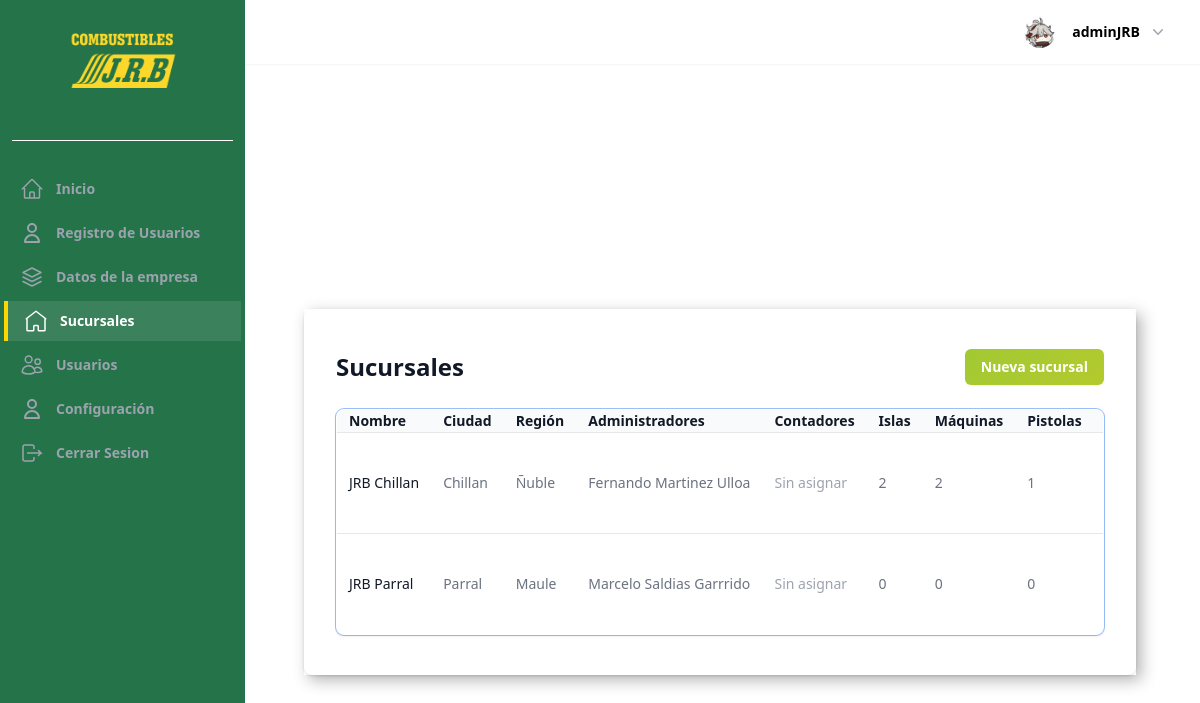
Page /sucursales/ (signed in) on the committed database.
### UsuarioApp/models.py (models this page shows, shortened)
class Profile(models.Model):
    last_activity = models.DateTimeField(null=True, blank=True)
    image = models.ImageField(upload_to=profile_picture_path, default="profile.webp")
    user_FK = models.OneToOneField(
        User, on_delete=models.CASCADE, related_name="profile",
    )
    position_FK = models.ForeignKey(
        Position, on_delete=models.SET_NULL, null=True, blank=True
    )
    company_rut = models.CharField(
        max_length=12,
        blank=True,
        null=True,
        validators=[
            RegexValidator(
                regex=r"^[0-9.]+-[0-9kK]{1}$",
                message="Ingrese un RUT válido en el formato 12.345.678-9",
            )
        ],
        verbose_name="RUT Empresa",
    )
    phone = models.CharField(max_length=20, blank=True, verbose_name="Teléfono")
    gender = models.CharField(
        max_length=1,
        choices=GENDER_CHOICES,
        null=True,
        blank=True,
        verbose_name="Sexo",
    )
    date_of_birth = models.DateField(
        null=True,
        blank=True,
        verbose_name="Fecha de nacimiento",
    )
    salario = models.DecimalField(
        max_digits=10, decimal_places=2, null=True, blank=True, verbose_name="Salario",
    )
    address = models.CharField(max_length=255, blank=True, verbose_name="Dirección")
    date_of_hire = models.DateField(null=True, blank=True, verbose_name="Fecha de contratación")
    is_partime = models.BooleanField(
        default=False,
        choices=[(True, "Tiempo completo"), (False, "Medio tiempo")],
        verbose_name="Tipo de jornada",
    )
    examen_medico = models.FileField(
        upload_to="documentos/examenes/",
        null=True,
        blank=True,
        verbose_name="Examen médico",
    )
    contrato = models.FileField(
        upload_to="documentos/contratos/",
        null=True,
        blank=True,
        verbose_name="Contrato",
    )
    current_branch = models.ForeignKey(
        Sucursal,
        on_delete=models.SET_NULL,
        null=True,
        blank=True,
        related_name="current_profiles",
        verbose_name="Sucursal actual",
    )
    def save(self, *args, **kwargs):
        update_last_activity = kwargs.pop("update_last_activity", False)
        if update_last_activity:
            self.last_activity = timezone.now()
            kwargs["update_fields"] = ["last_activity"]
        if self.pk:
            handle_old_image(Profile, self.pk, self.image)
        super(Profile, self).save(*args, **kwargs)
        if self.image and os.path.exists(self.image.path):
            resize_image(self.image.path, 300)
            crop_image(self.image.path, 300)
    def has_role(self, roles=None):
        if not self.position_FK:
            return False
        code = self.position_FK.permission_code
        if roles is None:
            return code != RESTRICTED_PERMISSION_CODE
        if isinstance(roles, str):
            roles = [roles]
        return code in roles
    def update_last_activity(self):
        self.save(update_last_activity=True)
    def _has_permission(self, code: str) -> bool:
        return bool(self.position_FK and self.position_FK.permission_code == code)
    def is_owner(self) -> bool:
        return self._has_permission("OWNER")
    class Meta:
        verbose_name = "Perfil"
        verbose_name_plural = "Perfiles"
        ordering = ["-id"]

### sucursalApp/models.py (models this page shows, shortened)
class Sucursal(models.Model):
    company = models.ForeignKey(
        "homeApp.Company",
        on_delete=models.CASCADE,
        related_name="branches",
        verbose_name="Empresa",
    )
    name = models.CharField("Nombre", max_length=255)
    address = models.CharField("Dirección", max_length=255)
    city = models.CharField("Ciudad", max_length=100)
    region = models.CharField("Región", max_length=100)
    phone = models.CharField("Teléfono", max_length=30, blank=True)
    email = models.EmailField("Correo electrónico", blank=True)
    islands = models.PositiveIntegerField("Islas", default=0)
    created_at = models.DateTimeField("Fecha de creación", auto_now_add=True)
    updated_at = models.DateTimeField("Fecha de actualización", auto_now=True)
    class Meta:
        verbose_name = "Sucursal"
        verbose_name_plural = "Sucursales"
        ordering = ("name",)
    @property
    def machines_count(self) -> int:
        islands = SucursalStaff._get_related_items(self, "branch_islands")
        return sum(
            SucursalStaff._count_items(
                SucursalStaff._get_related_items(island, "machines")
            )
            for island in islands
        )
    @property
    def nozzles_count(self) -> int:
        return sum(
            machine.nozzles.count()
            for island in self.branch_islands.all()
            for machine in island.machines.all()
        )
    def get_staff_for_role(self, role: str | Iterable[str]):
        if isinstance(role, str):
            roles: Sequence[str | None] = (role,)
        else:
            roles = tuple(role)
        assignments = [
            assignment
            for assignment in self.staff.all()
            if assignment.role in roles
        ]
        return [assignment.profile for assignment in assignments]
    @property
    def administrators(self):
        return self.get_staff_for_role("ADMINISTRATOR")
    @property
    def accountants(self):
        return self.get_staff_for_role("ACCOUNTANT")

class Island(models.Model):
    sucursal = models.ForeignKey(
        Sucursal,
        on_delete=models.CASCADE,
        related_name="branch_islands",
        verbose_name="Sucursal",
    )
    number = models.PositiveIntegerField("Número")
    description = models.CharField("Descripción", max_length=255, blank=True)
    created_at = models.DateTimeField("Fecha de creación", auto_now_add=True)
    updated_at = models.DateTimeField("Fecha de actualización", auto_now=True)
    class Meta:
        verbose_name = "Isla"
        verbose_name_plural = "Islas"
        ordering = ("number",)
        unique_together = ("sucursal", "number")

class Machine(models.Model):
    island = models.ForeignKey(
        Island,
        on_delete=models.CASCADE,
        related_name="machines",
        verbose_name="Isla",
    )
    number = models.PositiveIntegerField("Número")
    initial_numeral = models.DecimalField(
        "Numeral inicial", max_digits=12, decimal_places=2, default=0
    )
    final_numeral = models.DecimalField(
        "Numeral final", max_digits=12, decimal_places=2, default=0
    )
    fuel_type = models.CharField("Tipo de combustible", max_length=50, blank=True)
    description = models.CharField("Descripción", max_length=255, blank=True)
    created_at = models.DateTimeField("Fecha de creación", auto_now_add=True)
    updated_at = models.DateTimeField("Fecha de actualización", auto_now=True)
    class Meta:
        verbose_name = "Máquina"
        verbose_name_plural = "Máquinas"
        ordering = ("number",)
        unique_together = ("island", "number")

### sucursalApp/views.py (the view, shortened to what this page needs)
# urls.py: path("", views.SucursalListView.as_view(), name="sucursal_list"),
class SucursalListView(OwnerCompanyMixin, FormMixin, ListView):
    model = Sucursal
    template_name = "pages/sucursales/sucursal_list.html"
    context_object_name = "sucursales"
    form_class = SucursalForm
    success_url = reverse_lazy("sucursal_list")
    allowed_roles = ["OWNER", "ADMINISTRATOR"]
    def dispatch(self, request, *args, **kwargs):
        profile = getattr(request.user, "profile", None)
        return super().dispatch(request, *args, **kwargs)
    def get_queryset(self) -> QuerySet[Sucursal]:
        branch_ids = self.get_managed_branch_ids()
        if not branch_ids:
            return Sucursal.objects.none()
        return (
            Sucursal.objects.filter(pk__in=branch_ids)
            .select_related("company")
            .prefetch_related(
                Prefetch(
                    "branch_islands",
                    queryset=Island.objects.prefetch_related(
                        Prefetch(
                            "machines",
                            queryset=Machine.objects.prefetch_related("nozzles"),
                        )
                    ),
                ),
                Prefetch(
                    "fuel_inventories",
                    queryset=FuelInventory.objects.order_by("code"),
                ),
                Prefetch(
                    "products",
                    queryset=BranchProduct.objects.order_by("product_type", "arrival_date"),
                ),
                Prefetch(
                    "staff",
                    queryset=SucursalStaff.objects.select_related(
                        "profile__user_FK", "profile__position_FK"
                    ),
                ),
                Prefetch(
                    "shifts",
                    queryset=Shift.objects.select_related(
                        "manager__user_FK", "manager__position_FK"
                    ),
                ),
            )
        )

### templates/pages/sucursales/sucursal_list.html (shortened to what this page needs)
{% extends "components/Layout/base_pages.html" %}
{% block content_pages %}
  <div class="flex items-center justify-between mb-6">
    <h1 class="text-2xl font-semibold text-gray-900">Sucursales</h1>
    {% if request.user.profile.is_owner %}
      <a
        href="{% url 'sucursal_create' %}"
        class="inline-flex items-center rounded-md bg-gradient-to-br px-4 py-2 text-sm font-semibold text-white shadow-sm hover:bg-blue-500 focus-visible:outline focus-visible:outline-2 focus-visible:outline-offset-2 focus-visible:outline-blue-600"
      >
        Nueva sucursal
      </a>
    {% endif %}
  </div>
  {% if sucursales %}
    <div class="overflow-hidden rounded-lg shadow ring-1 ring-black ring-opacity-5">
      <table class="min-w-full divide-y divide-gray-300">
        <thead class="bg-gray-50">
          <tr>
            <th scope="col" class="px-3 py-3.5 text-left text-sm font-semibold text-gray-900">Nombre</th>
            <th scope="col" class="px-3 py-3.5 text-left text-sm font-semibold text-gray-900">Ciudad</th>
            <th scope="col" class="px-3 py-3.5 text-left text-sm font-semibold text-gray-900">Región</th>
            <th scope="col" class="px-3 py-3.5 text-left text-sm font-semibold text-gray-900">Administradores</th>
            <th scope="col" class="px-3 py-3.5 text-left text-sm font-semibold text-gray-900">Contadores</th>
            <th scope="col" class="px-3 py-3.5 text-left text-sm font-semibold text-gray-900">Islas</th>
            <th scope="col" class="px-3 py-3.5 text-left text-sm font-semibold text-gray-900">Máquinas</th>
            <th scope="col" class="px-3 py-3.5 text-left text-sm font-semibold text-gray-900">Pistolas</th>
            <th scope="col" class="relative py-3.5 pl-3 pr-4 sm:pr-6"><span class="sr-only">Editar</span></th>
          </tr>
        </thead>
        <tbody class="divide-y divide-gray-200 bg-white">
          {% for sucursal in sucursales %}
            <tr>
              <td class="whitespace-nowrap px-3 py-4 text-sm text-gray-900 font-medium">{{ sucursal.name }}</td>
              <td class="whitespace-nowrap px-3 py-4 text-sm text-gray-500">{{ sucursal.city }}</td>
              <td class="whitespace-nowrap px-3 py-4 text-sm text-gray-500">{{ sucursal.region }}</td>
              <td class="whitespace-nowrap px-3 py-4 text-sm text-gray-500">
                {% if sucursal.administrators %}
                  <ul class="space-y-1">
                    {% for profile in sucursal.administrators %}
                      {% with full_name=profile.user_FK.get_full_name %}
                        <li>{{ full_name|default:profile.user_FK.username }}</li>
                      {% endwith %}
                    {% endfor %}
                  </ul>
                {% else %}
                  <span class="text-gray-400">Sin asignar</span>
                {% endif %}
              </td>
              <td class="whitespace-nowrap px-3 py-4 text-sm text-gray-500">
                {% if sucursal.accountants %}
                  <ul class="space-y-1">
                    {% for profile in sucursal.accountants %}
                      {% with full_name=profile.user_FK.get_full_name %}
                        <li>{{ full_name|default:profile.user_FK.username }}</li>
                      {% endwith %}
                    {% endfor %}
                  </ul>
                {% else %}
                  <span class="text-gray-400">Sin asignar</span>
                {% endif %}
              </td>
              <td class="whitespace-nowrap px-3 py-4 text-sm text-gray-500">{{ sucursal.branch_islands.count }}</td>
              <td class="whitespace-nowrap px-3 py-4 text-sm text-gray-500">{{ sucursal.machines_count }}</td>
              <td class="whitespace-nowrap px-3 py-4 text-sm text-gray-500">{{ sucursal.nozzles_count }}</td>
              <td class="whitespace-nowrap py-4 pl-3 pr-4 text-right text-sm font-medium sm:pr-6">
                <div class="flex flex-col items-center gap-2">
                  <form
                    action="{% url 'sucursal_delete' sucursal.pk %}"
                    method="post"
                    class="inline"
                    onsubmit="return confirm('¿Estás seguro de eliminar la sucursal {{ sucursal.name }}? Esta acción no se puede deshacer.');"
                  >
                    <button type="submit" class="text-red-600 hover:text-red-800">Eliminar</button>
                  </form>
                </div>
              </td>
            </tr>
          {% endfor %}
        </tbody>
      </table>
    </div>
  {% else %}
    <p class="text-sm text-gray-500">Aún no has creado sucursales.</p>
  {% endif %}
{% endblock content_pages %}

### templates/components/header/components/profile.html (shortened to what this page needs)
{% load static %}
<div class="relative" x-data="{ openUser: false }">
  <button type="button" class="-m-1.5 flex items-center p-1.5" id="user-menu-button" aria-expanded="false" aria-haspopup="true" @click="openUser = !openUser">
    <img class="h-8 w-8 rounded-full bg-gray-50" src="{{ request.user.profile.image.url }}" alt="perfil">
    <span class="hidden lg:flex lg:items-center">
      <span class="ml-4 text-sm font-semibold leading-6 text-black" aria-hidden="true">{{ request.user }}</span>
      <svg class="ml-2 h-5 w-5 text-gray-400" viewBox="0 0 20 20" fill="currentColor" aria-hidden="true">
        <path fill-rule="evenodd" d="M5.23 7.21a.75.75 0 011.06.02L10 11.168l3.71-3.938a.75.75 0 111.08 1.04l-4.25 4.5a.75.75 0 01-1.08 0l-4.25-4.5a.75.75 0 01.02-1.06z" clip-rule="evenodd" />
      </svg>
    </span>
  </button>
</div>

### rows in the picture
Sucursal: name "JRB Chillan", city "Chillan", region "Ñuble", shows "Sin asignar", branch_islands.count "2", machines_count "2", nozzles_count "1"
Profile: user_FK.get_full_name "Fernando Martinez Ulloa"
Sucursal: name "JRB Parral", city "Parral", region "Maule", shows "Sin asignar", branch_islands.count "0", machines_count "0", nozzles_count "0"
Profile: user_FK.get_full_name "Marcelo Saldias Garrrido"

### other values in the picture
{{ request.user }} "adminJRB"
